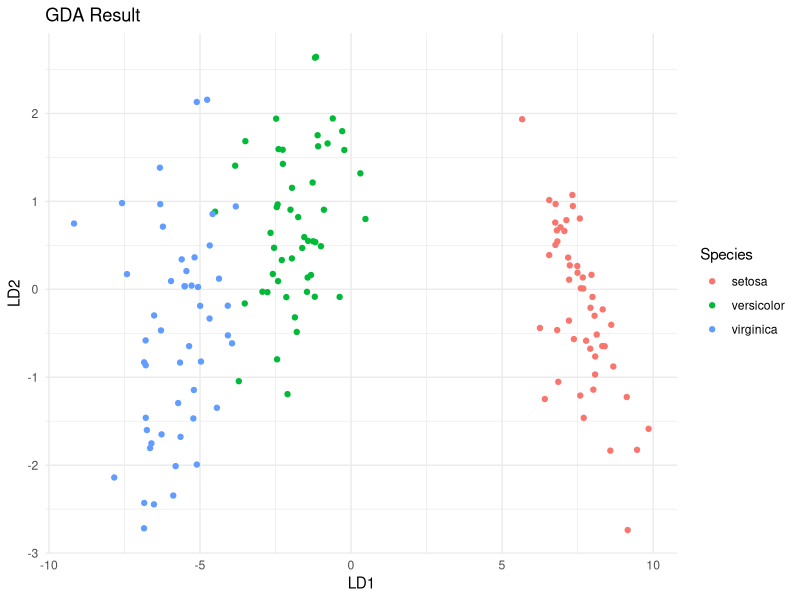

Here is the R script that generated this plot:
# Charger les packages nécessaires
library(caret)
library(MASS)
library(ggplot2)

# Etape 1 : Explorer les données
data(iris)
df <- iris
print(head(df))

# Etape 2 : Rechercher les valeurs nulles
print(sum(is.na(df)))

# Etape 3 : Normaliser les données
df_normalized <- df
df_normalized[-5] <- scale(df[-5])

# Etape 4 : Calculer la matrice de corrélation
correlation_matrix <- cor(df_normalized[-5])
print(correlation_matrix)

# Etape 5 : Application du GDA
gda_result <- lda(Species~., data=df_normalized)
print(gda_result)

# Etape 6 : Visualisation des résultats
df_gda <- as.data.frame(predict(gda_result)$x)
df_gda$Species <- df$Species

ggplot(df_gda, aes(x=LD1, y=LD2, color=Species)) +
  geom_point() +
  labs(title="GDA Result", x="LD1", y="LD2") +
  theme_minimal()
